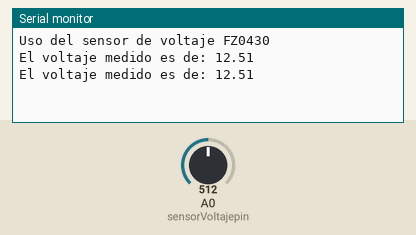
Simulated run of this sketch. Board: Arduino Uno, built with avr-gcc and run on an emulated ATmega328P. On the bench: the last lines printed to the serial monitor. The test bench sets the inputs (shaded band); at power-on: A0 (sensorVoltajepin) = 512.

Above: at 1.8 s.
1.9 s: A0 (sensorVoltajepin) set to 716
At 2.8 s:
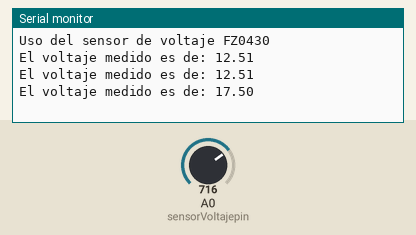
3.4 s: A0 (sensorVoltajepin) set to 900
At 4.5 s:
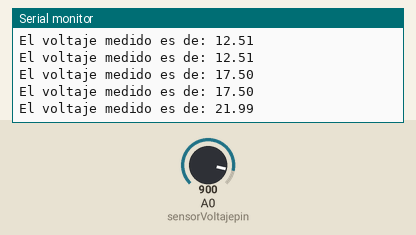
Timing chart, 0 to 6.4 s (numbered marks = the images above; inputs shaded):
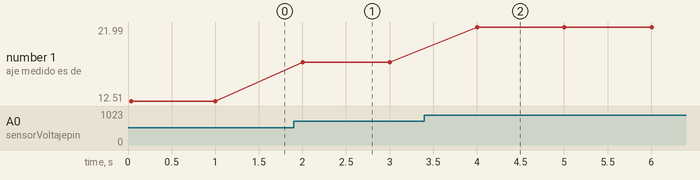

The sketch:

Sensor_de_Voltaje.ino
```cpp
/*
 * Fundacion Kinal
 * Centro educativo tecnico laboral Kinal
 * Electronica
 * Grado: Quinto
 * Sección: A
 * Curso: Taller de electronica digital y reparación de computadoras I
 * Nombre: Profe Alejandro
 * Carnet: ---------
 * Proyecto: Sensores de voltaje
*/

//Directivas de preprocesador
#define sensorVoltajepin A0       //En el pinA0 se encuentra conectado el sensor de voltaje

//Variables
unsigned int raw_sensor = 0;
float voltaje_sensado = 0;


void setup() {
  Serial.begin(9600);     //Inicio la comunicacion serial a 9600 baudios.
  pinMode(sensorVoltajepin, INPUT);     //pinA0 como entrada
  Serial.println("Uso del sensor de voltaje FZ0430");

}

void loop() {
  raw_sensor = analogRead(sensorVoltajepin);      //Leo el valor medido por el pin analogico
  voltaje_sensado = fmap(raw_sensor,0,1023,0.0,25.0);   //Linealizo el valor leido y lo convierto
  Serial.print("El voltaje medido es de: ");
  Serial.println(voltaje_sensado);
  delay(1000);
}

float fmap(float x, float in_min, float in_max, float out_min, float out_max)
{
  return (x-in_min)*(out_max - out_min)/(in_max - in_min) + out_min;
}
```

Measured:
- after the input at 1.9 s, the serial monitor: prints a new line after 0.10 s (image 1)
- after the input at 3.4 s, the serial monitor: prints a new line after 0.60 s (image 2)
- plotted number 1: 12.51 → 17.5 after the input at 1.9 s, 17.5 → 21.99 after the input at 3.4 s
